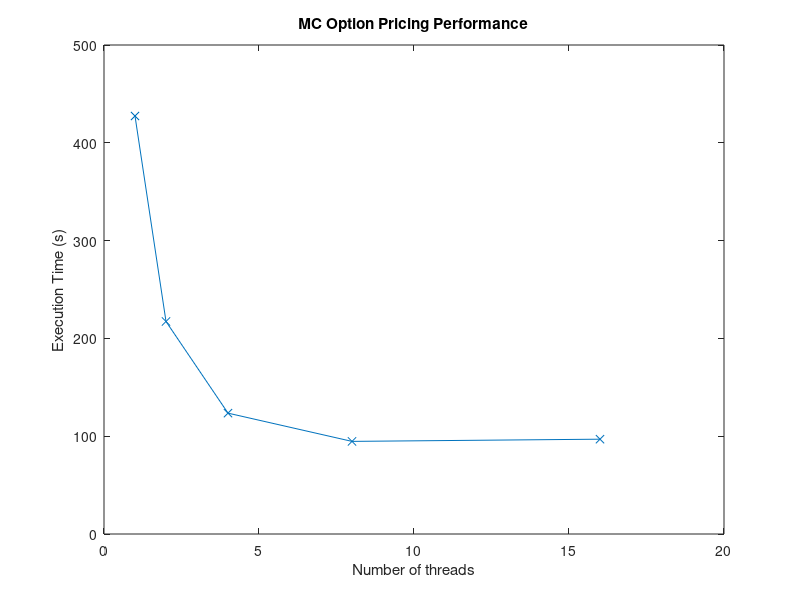
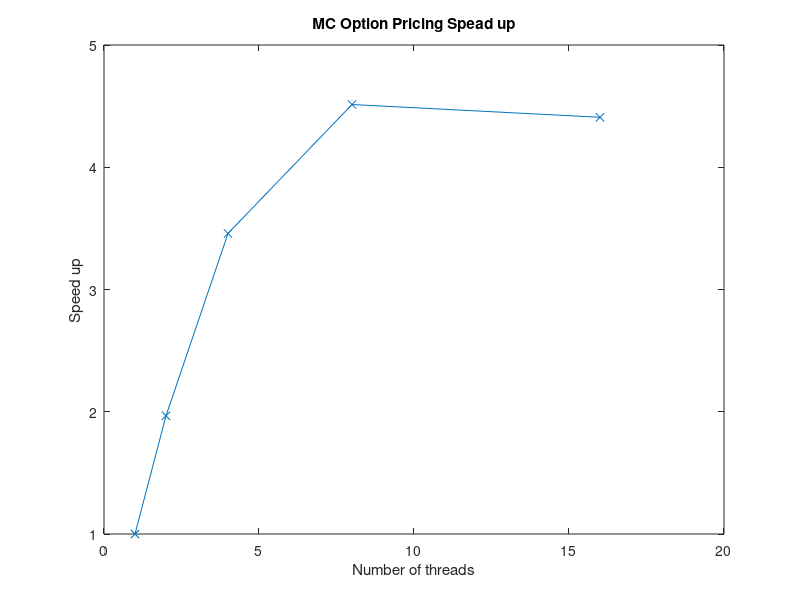

These charts were generated, in order, by the following MATLAB code:
clear
% Load csv
load('taskThreadScaling.csv');

% Time plot
figure()
plot(taskThreadScaling(:, 2), taskThreadScaling(:, 3) / 1000, 'x-')
title('MC Option Pricing Performance')
ylabel('Execution Time (s)');
xlabel('Number of threads');

% Speed up plot
figure()
plot(taskThreadScaling(:, 2), taskThreadScaling(1, 3) ./ taskThreadScaling(:, 3), 'x-')
title('MC Option Pricing Spead up')
ylabel('Speed up');
xlabel('Number of threads');